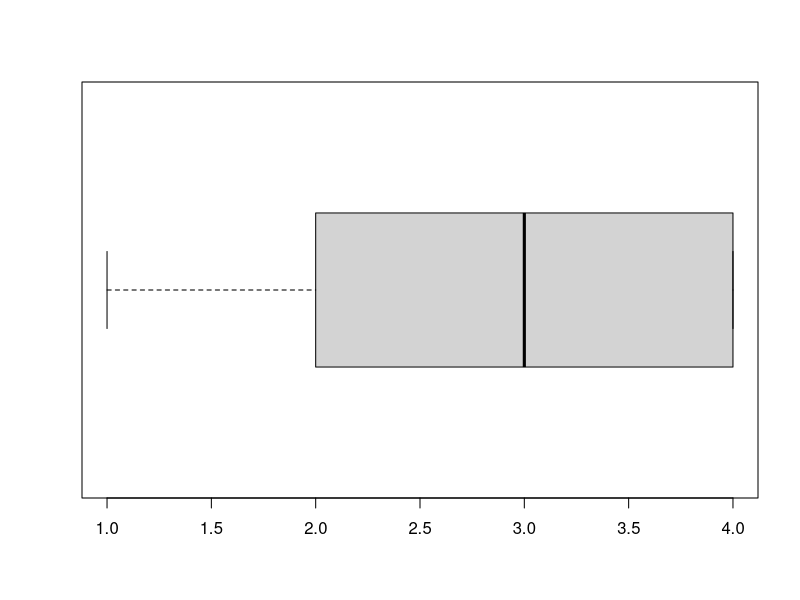

This chart was generated by the following R code:
# 1 zadanie
faulty <- (0.2 * 0.11 + 0.8 * 0.03)*100
faulty

# 2 zadanie
t <- c(-3,0,1,6)
s <- c(1,0,2,4)
t%*%s

# 4 zadanie
x <- -4
u <- 7
w <- x^u
w

# 5 zadanie
# XYZW
# XXYZ
factorial(4)
factorial(4)/factorial(2)

# 6 zadanie


# 7 zadanie
X <- -3*0.1 + -4*0.2 + -5*0.3 + -10*0.4
X

# 8 zadanie
j <- 1*0.09
k <- j + 0.94*0.08
j/k

# 9 zadanie
adam <- choose(12,4)
brano <- choose(12,8)
adam
brano

# 10 zadanie
lottery <- 66000*0.01 + 12000*0.2
lottery

# 11 zadanie
data <- c(1,2,2,3,3,4,4,4)
boxplot(data, horizontal = TRUE)
